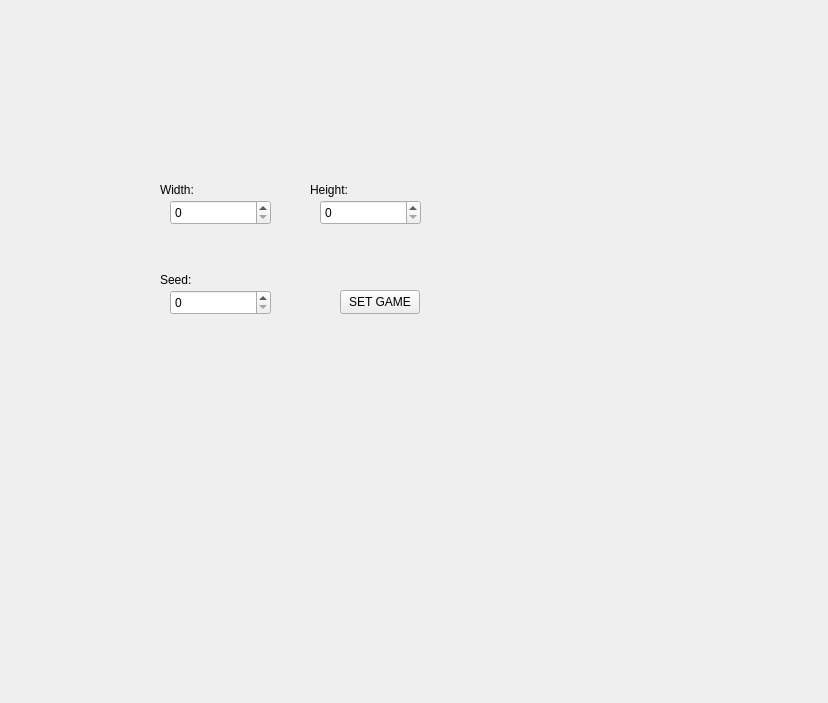
<?xml version="1.0" encoding="UTF-8"?>
<ui version="4.0">
 <class>Form</class>
 <widget class="QWidget" name="Form">
  <property name="geometry">
   <rect>
    <x>0</x>
    <y>0</y>
    <width>828</width>
    <height>703</height>
   </rect>
  </property>
  <property name="windowTitle">
   <string>Form</string>
  </property>
  <widget class="QSpinBox" name="widthSpinBox">
   <property name="geometry">
    <rect>
     <x>170</x>
     <y>200</y>
     <width>101</width>
     <height>25</height>
    </rect>
   </property>
  </widget>
  <widget class="QSpinBox" name="heightSpinBox">
   <property name="geometry">
    <rect>
     <x>320</x>
     <y>200</y>
     <width>101</width>
     <height>25</height>
    </rect>
   </property>
  </widget>
  <widget class="QLabel" name="SeedLabel">
   <property name="geometry">
    <rect>
     <x>160</x>
     <y>270</y>
     <width>151</width>
     <height>20</height>
    </rect>
   </property>
   <property name="text">
    <string>Seed:</string>
   </property>
  </widget>
  <widget class="QPushButton" name="setGame">
   <property name="geometry">
    <rect>
     <x>340</x>
     <y>290</y>
     <width>80</width>
     <height>24</height>
    </rect>
   </property>
   <property name="text">
    <string>SET GAME</string>
   </property>
  </widget>
  <widget class="QSpinBox" name="SeedSpinBox">
   <property name="geometry">
    <rect>
     <x>170</x>
     <y>290</y>
     <width>101</width>
     <height>25</height>
    </rect>
   </property>
  </widget>
  <widget class="QLabel" name="WidthLabel">
   <property name="geometry">
    <rect>
     <x>160</x>
     <y>179</y>
     <width>51</width>
     <height>21</height>
    </rect>
   </property>
   <property name="text">
    <string>Width:</string>
   </property>
  </widget>
  <widget class="QLabel" name="heightLabel">
   <property name="geometry">
    <rect>
     <x>310</x>
     <y>180</y>
     <width>151</width>
     <height>20</height>
    </rect>
   </property>
   <property name="text">
    <string>Height:</string>
   </property>
  </widget>
 </widget>
 <resources/>
 <connections/>
</ui>
